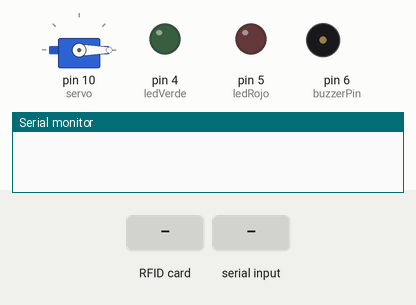
Bench run of a sketch on a simulated Arduino Uno, built with avr-gcc and run on an emulated ATmega328P. On the bench: servo, output pins drawn as LEDs (lit = HIGH), buzzer (waves = sounding), the last lines printed to the serial monitor. The inputs (shaded band) are chosen by the test bench. Pins used as bus, display or sensor lines are not drawn.

Above: at 1.2 s.
1.3 s: RFID card 5E 7A 19 C4 held to the reader
At 1.7 s:
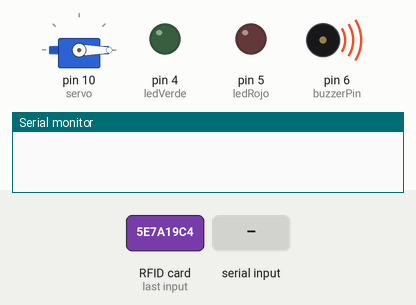
3.3 s: "Permitido\n" received over Serial
At 3.7 s:
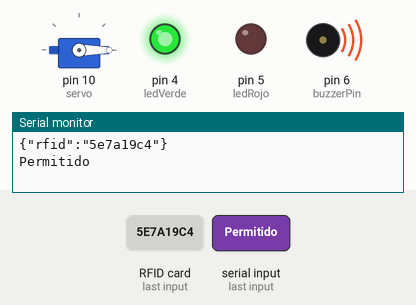
4.8 s: "Denegado\n" received over Serial
At 7.7 s:
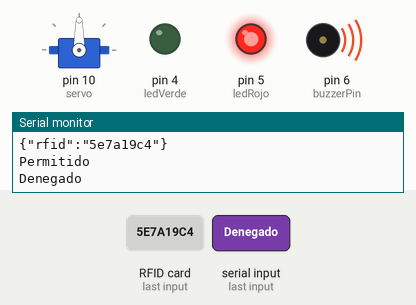
7.8 s: "Permitido\n" received over Serial
At 11.4 s:
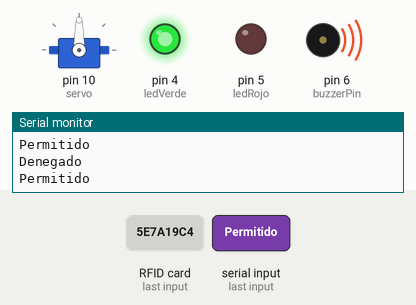
Timing chart, 0 to 15.8 s (numbered marks = the images above; inputs shaded):
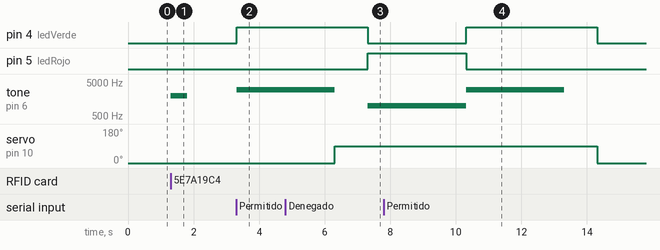

Measured:
- after the input at 1.3 s, tone on pin 6 (buzzerPin): silent → 2000 Hz at once, → silent 0.50 s later
- after the input at 3.3 s, pin 4 (ledVerde): LOW → HIGH at once; tone on pin 6 (buzzerPin): silent → 3000 Hz at once
- after the input at 4.8 s, pin 5 (ledRojo): LOW → HIGH after 2.5 s; servo on pin 10 (servo): goes on until 6.3 s, then stays 90°
- after the input at 7.8 s, pin 4 (ledVerde): LOW → HIGH after 2.5 s, → LOW 4.0 s later; tone on pin 6 (buzzerPin): 1000 Hz → 3000 Hz after 2.5 s, → silent 3.0 s later; servo on pin 10 (servo): 90° → 0° after 6.5 s instead of 2.5 s

The sketch:

control_de_acceso_rfid.ino
```cpp
#include <SPI.h>
#include <MFRC522.h>
#include <Servo.h>
#include <SoftwareSerial.h>

SoftwareSerial SerialEsp(2, 3);

#define RST_PIN     9
#define SS_PIN      8
#define ledVerde    4
#define ledRojo     5
#define buzzerPin   6

MFRC522 mfrc522(SS_PIN, RST_PIN);
Servo servo;

//----------------------------------------

void setup() {
  Serial.begin(9600);
  SerialEsp.begin(9600); // Inicializa la comunicación con el ESP
  while (!Serial); // Espera hasta que el puerto serie esté disponible
  SPI.begin();
  mfrc522.PCD_Init();
  servo.attach(10);
  pinMode(ledVerde, OUTPUT);
  pinMode(ledRojo, OUTPUT);
  pinMode(buzzerPin, OUTPUT);


}

//---------------------------------------------------

void loop() {
  servo.write(0);

  if (!mfrc522.PICC_IsNewCardPresent())
    return;

  if (!mfrc522.PICC_ReadCardSerial())
    return;

  tone(buzzerPin, 2000);  // Enciende el buzzer a una frecuencia de 2000 Hz
  delay(500);
  noTone(buzzerPin);

  // Imprimir directamente el ID del RFID
  for (byte i = 0; i < mfrc522.uid.size; i++) {
  }
  Serial.println();

  // Crear el JSON con el UID y enviarlo al ESP
  String jsonString = "{\"rfid\":\"";
  for (byte i = 0; i < mfrc522.uid.size; i++) {
    jsonString += String(mfrc522.uid.uidByte[i], HEX);
  }
  jsonString += "\"}";

  // Imprimir el JSON
  Serial.println(jsonString);

  // Añadir un breve retardo después de imprimir el JSON
  delay(50);


  // Esperar la respuesta del ESP
  unsigned long startTime = millis();
  while (!Serial.available() && millis() - startTime < 5000);

   while (Serial.available() > 0) {
    String response = Serial.readStringUntil('\n');

    // Verificar si la cadena contiene "Permitido" o "Denegado"
    if (response.indexOf("Permitido") != -1) {
      Serial.println(response);
      digitalWrite(ledVerde, HIGH);
      tone(buzzerPin, 3000);  // Enciende el buzzer a una frecuencia de 1000 Hz
      delay(3000);
        noTone(buzzerPin);
        servo.write(90);
        delay(1000);
        digitalWrite(ledVerde, LOW);


    } else if (response.indexOf("Denegado") != -1) {
      Serial.println(response);
      digitalWrite(ledRojo, HIGH);
      tone(buzzerPin, 1000);  // Enciende el buzzer a una frecuencia de 1000 Hz
      delay(3000);
       noTone(buzzerPin);
       digitalWrite(ledRojo, LOW);

    } else {
      Serial.println("Invalid");
    }
  }

}
```
